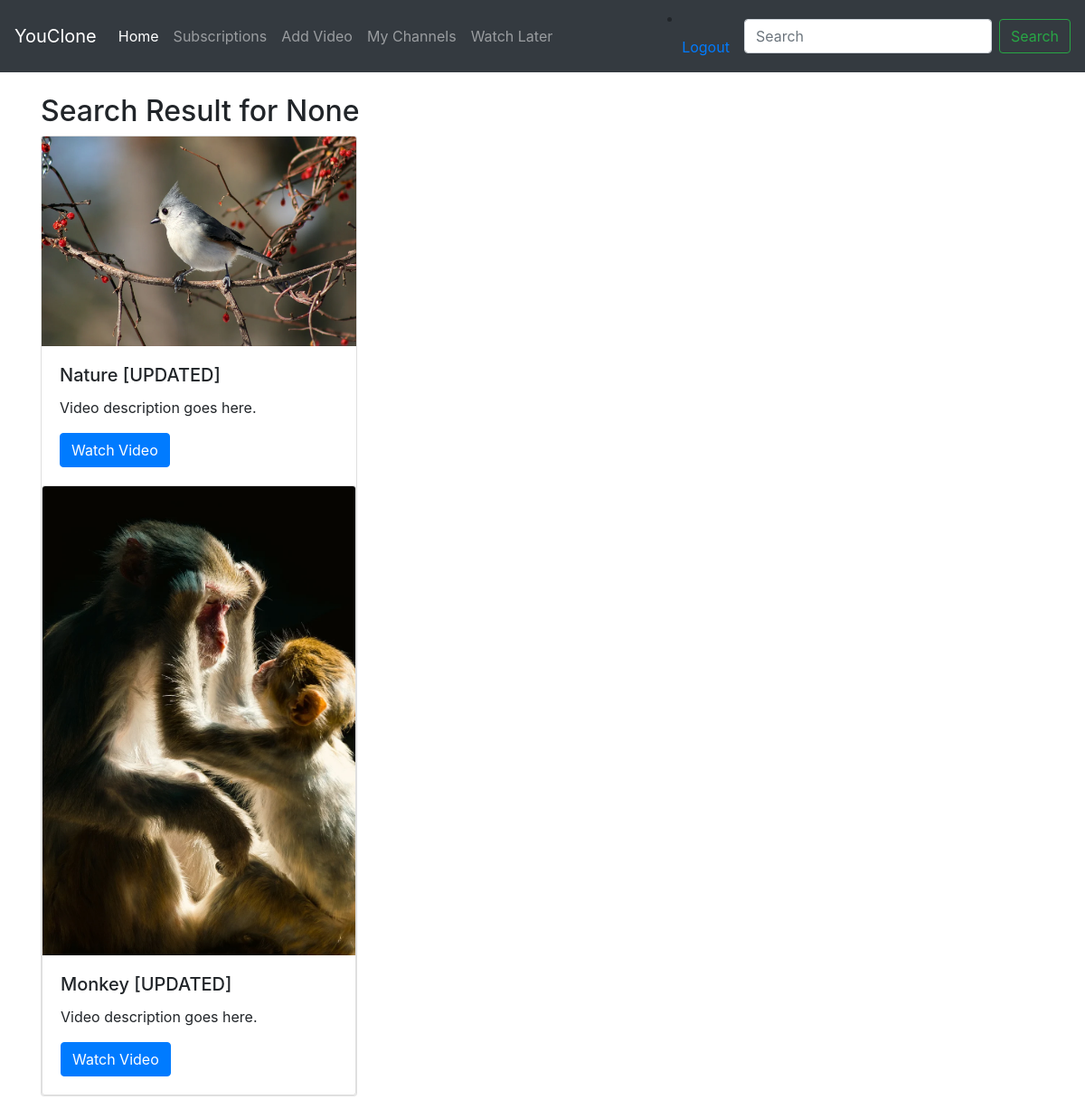
The app's page /search/ (signed in) with its own data.
### video/models.py (models this page shows, shortened)
class Video(models.Model):
    DEFAULT_THUMBNAIL = 'thumbnails/default_thumbnail.jpg'
    title = models.CharField(max_length=80)
    user = models.ForeignKey(User, on_delete=models.CASCADE)
    channel = models.ForeignKey(Channel, null=True, on_delete=models.CASCADE)
    file = models.FileField(upload_to='videos/', validators=[validate_file_extension])
    thumbnail = models.ImageField(default=DEFAULT_THUMBNAIL, upload_to='thumbnails/', blank=True, null=True)
    description = models.TextField(max_length=5000, blank=True, null=True)
    upload_date = models.DateTimeField(auto_now_add=True)
    tag = models.ManyToManyField(Tag, blank=True)
    likes = models.ManyToManyField(User, related_name='video_like')
    dislikes = models.ManyToManyField(User, related_name='video_dislike')
    views = models.IntegerField(default=0)
    def get_absolute_url(self):
        return reverse('video:video-detail', kwargs={'pk': self.pk})

### video/views.py (the view)
# urls.py: path('search/', views.search, name='search'),
def search(request):
    query = request.GET.get('q', None)
    video_list = Video.objects.all()
    if query is not None:
        video_list = video_list.filter(
            Q(title__icontains=query) |
            Q(description__icontains=query)
        )
    context = {
        'video_list': video_list,
        'query': query
    }
    return render(request, 'video/search.html', context)

### video/templates/video/search.html
{% extends 'video/base.html' %}
{% block content %}
<section class="container mt-4">
    <h2>Search Result for {{ query }}</h2>
    <div class="row">
        <div class="col-md-4 mb-4">
            {% for video in video_list %}
            <div class="card">
                <img src="{{ video.thumbnail.url }}" class="card-img-top" alt="Video Thumbnail">
                <div class="card-body">
                    <h5 class="card-title">{{ video.title }}</h5>
                    <p class="card-text">Video description goes here.</p>
                    <a href="{{ video.get_absolute_url }}" class="btn btn-primary">Watch Video</a>
                </div>
            {% endfor %}
            </div>
        </div>
    </div>
</section>
{% endblock %}

### records on screen
Video: thumbnail (picture), title "Nature [UPDATED]"
Video: thumbnail (picture), title "Monkey [UPDATED]"

### other values on screen
{{ query }} "None"
